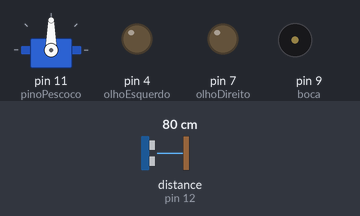
Bench run of a sketch on a simulated Arduino Uno, built with avr-gcc and run on an emulated ATmega328P. Shown: servo, output pins drawn as LEDs (lit = HIGH), buzzer (waves = sounding). Wiring (inferred from the names in the program): ultrasonic range finder: trigger pin 8; echo pin 12. The test bench sets the inputs (shaded band); at power-on: distance to the obstacle (sensor on pin 12) 80 cm. The echo pulse lasts 58.3 µs per cm; pins used as bus, display or sensor lines are not drawn.

Above: at 1.2 s.
1.3 s: distance to the obstacle (sensor on pin 12) set to 17 cm
2.8 s: distance to the obstacle (sensor on pin 12) set to 14 cm
At 2.99 s:
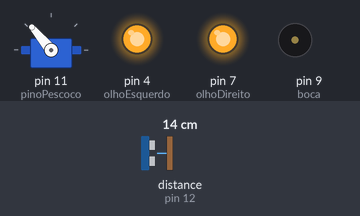
Timing chart, 0 to 11.8 s (numbered marks = the images above; inputs shaded):
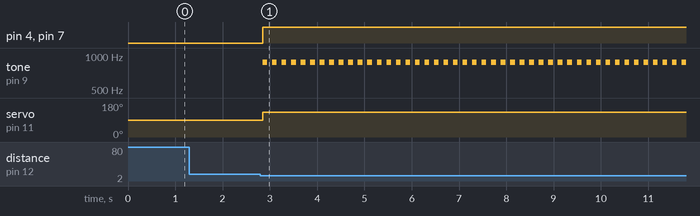

Measured:
- the behaviour switches between 16 and 15 cm on distance to the obstacle (sensor on pin 12) (found by bisection; images 0 and 1)
- after the input at 1.3 s, every drawn part: stays the same
- after the input at 2.8 s, pin 4 (olhoEsquerdo), pin 7 (olhoDireito): LOW → HIGH after 0.05 s; tone on pin 9 (boca): alternates 880 Hz for 0.10 s and silent for 0.10 s, starting after 0.05 s; servo on pin 11 (pinoPescoco): 90° → 130° after 0.05 s

The sketch:

ArduninaUltrassonico.ino
```cpp
#include <Servo.h>

const int trig = 8;
const int echo = 12;
const int olhoEsquerdo = 4;
const int olhoDireito = 7;
const int boca = 9;
const int pinoPescoco = 11;

Servo pescoco;

void setup() {
  pinMode(trig, OUTPUT);
  pinMode(echo, INPUT);
  pinMode(olhoEsquerdo, OUTPUT);
  pinMode(olhoDireito, OUTPUT);
  pinMode(boca, OUTPUT);
  pescoco.attach(pinoPescoco);
}

void loop() {
  digitalWrite(trig, HIGH);
  delayMicroseconds(10);
  digitalWrite(trig, LOW);
  long tempo = pulseIn(echo, HIGH);
  int distancia = tempo * 0.034 / 2;
  if (distancia < 15) {
    digitalWrite(olhoEsquerdo, HIGH);
    digitalWrite(olhoDireito, HIGH);
    tone(boca, 880, 100);
    pescoco.write(130);
  } else {
    digitalWrite(olhoEsquerdo, LOW);
    digitalWrite(olhoDireito, LOW);
    pescoco.write(90);
  }
  delay(200);
}
```
